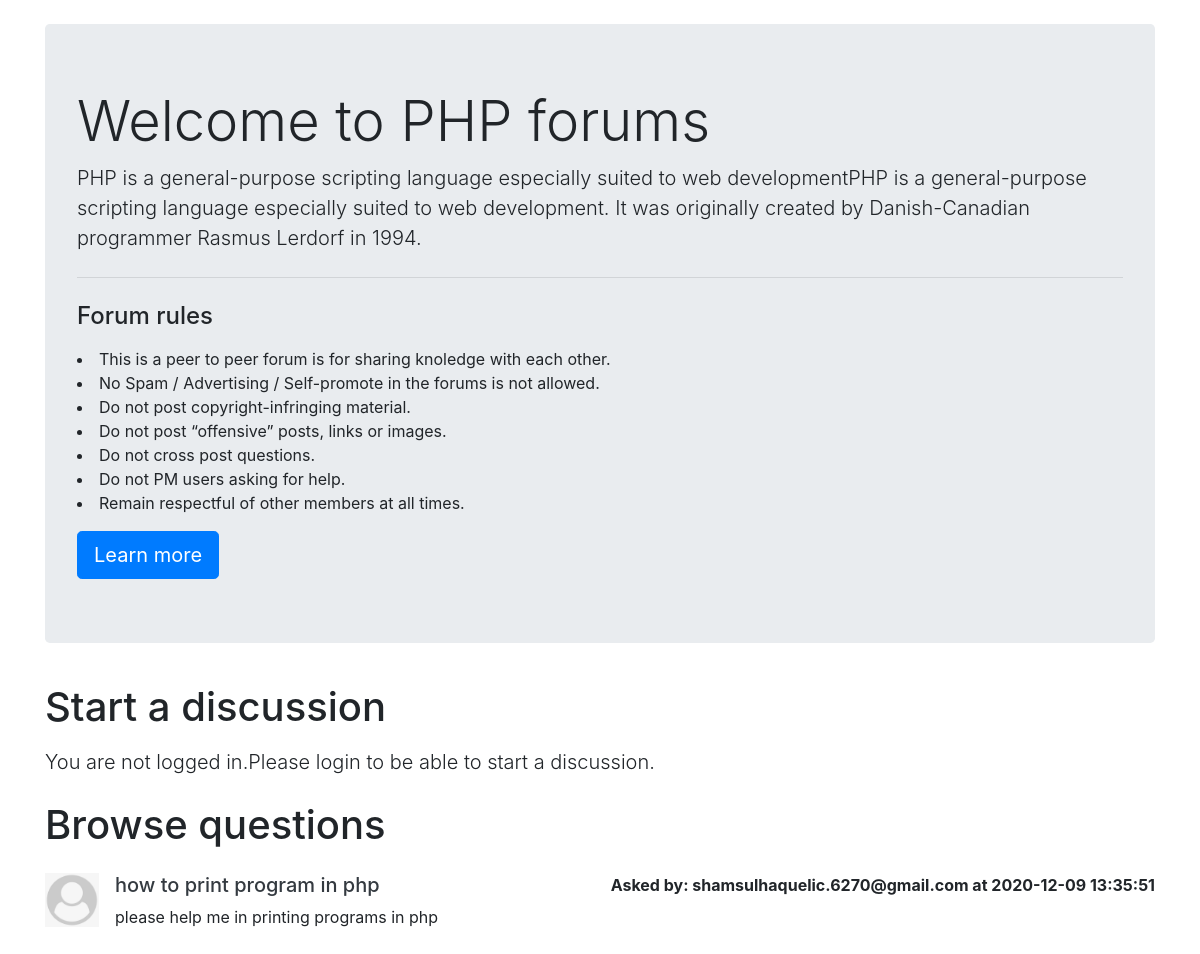
The app's page /threadlist.php?catid=6 with its own data.
### tables this page shows
CREATE TABLE `categories` (
  `category_id` int(8) NOT NULL,
  `category_name` text NOT NULL,
  `category_description` varchar(255) NOT NULL,
  `created` datetime NOT NULL DEFAULT current_timestamp()
);

CREATE TABLE `threads` (
  `thread_id` int(8) NOT NULL,
  `thread_title` varchar(255) NOT NULL,
  `thread_desc` text NOT NULL,
  `thread_cat_id` text NOT NULL,
  `thread_user_id` int(8) NOT NULL,
  `timestamp` datetime NOT NULL DEFAULT current_timestamp()
);

CREATE TABLE `users` (
  `sno` int(8) NOT NULL,
  `user_email` varchar(30) NOT NULL,
  `user_pass` varchar(256) NOT NULL,
  `timestamp` datetime NOT NULL DEFAULT current_timestamp()
);

### threadlist.php (the view, shortened to what this page needs)
<!doctype html>
<html lang="en">
<head>
    <link rel="stylesheet" href="https://stackpath.bootstrapcdn.com/bootstrap/4.5.0/css/bootstrap.min.css"
>
</head>
<body>
    <?php
    $id=$_GET['catid'];
    $sql= "SELECT * FROM `categories` WHERE category_id=$id";
    $result=mysqli_query($conn,$sql);
    while($row=mysqli_fetch_assoc($result)){
            $catname=$row['category_name'];
            $catdesc=$row['category_description'];
        }
    ?>
    <div class="container my-4">
        <div class="jumbotron">
            <h1 class="display-4">Welcome to <?php echo $catname; ?> forums</h1>
            <p class="lead"><?php echo $catdesc; ?></p>
            <hr class="my-4">
            <h4>Forum rules</h4>
            <p>
                <li>This is a peer to peer forum is for sharing knoledge with each other.</li>
                <li>No Spam / Advertising / Self-promote in the forums is not allowed.</li>
                <li>Do not post copyright-infringing material.</li>
                <li>Do not post “offensive” posts, links or images.</li>
                <li>Do not cross post questions.</li>
                <li>Do not PM users asking for help.</li>
                <li>Remain respectful of other members at all times.</li>
            </p>
            <a class="btn btn-primary btn-lg" href="about.php" role="button">Learn more</a>
        </div>
    </div>
    <?php
    if (isset($_SESSION['loggedin']) && $_SESSION['loggedin']==true) {
    echo '<div class="container">
        <h1 class="py-2">Start a discussion</h1>
        <form action="'.$_SERVER["REQUEST_URI"] .'" method="post">
    <div class="form-group">
        <label for="exampleInputEmail1">Problem Title</label>
        <input type="text" class="form-control" id="title" name="title"  aria-describedby="emailHelp">
        <small id="emailHelp" class="form-text text-muted">Keep your title as short and crisp as
            possible</small>
    </div>
    <input type="hidden" name="sno" value="'.$_SESSION["sno"].'">
    <div class="form-group">
        <label for="exampleFormControlTextarea1">Elaborate your concern</label>
        <textarea class="form-control" id="desc" name="desc" rows="3"></textarea>
    </div>
    <button type="submit" class="btn btn-primary my-2">Submit</button>
    </form>
    </div>';
    }
    else {
        echo '<div class="container">
        <h1 class="py-2">Start a discussion</h1>
        <p class="lead">You are not logged in.Please login to be able to start a discussion.</p>
        </div>';
    }
    ?>
    <div class="container mb-5" id="ques">
        <h1 class="py-2">Browse questions</h1>
        <?php
    $id=$_GET['catid'];
    $sql= "SELECT * FROM `threads` WHERE thread_cat_id=$id";
    $result=mysqli_query($conn,$sql);
        while($row=mysqli_fetch_assoc($result)){
            $id=$row['thread_id'];
            $title=$row['thread_title'];
            $desc=$row['thread_desc'];
            $thread_time=$row['timestamp'];
            $thread_user_id=$row['thread_user_id'];
            $sql2="SELECT user_email FROM `users` WHERE sno='$thread_user_id'";
            $result2=mysqli_query($conn,$sql2);
            $row2=mysqli_fetch_assoc($result2);
        echo '<div class="media my-3">
            <img src="img/defaultuser.jpg" width="54px" class="mr-3" alt="...">
            <div class="media-body">'.
                '<h5 class="mt-0"><a class="text-dark" href="thread.php?threadid='.$id.'">'.$title.'</a></h5>
                '.$desc.'</div>'.'<div class="font-weight-bold my-0">Asked by: '.$row2['user_email'].' at '.$thread_time.'</div>'.
        '</div>';
        }
        ?>
    </div>
</body>
</html>

### threadlist.php (style rules this page uses)
#ques { min-height: 433px; }

### records on screen
categories: category_name "PHP", category_description "PHP is a general-purpose scripting language especially suited to web developmentPHP is a general-purpose scripting language especially suited to web development. It was originally created by Danish-Canadian programmer Rasmus Lerdorf in 1994."
threads: thread_title "how to print program in php", thread_desc "please help me in printing programs in php", users.user_email "shamsulhaquelic.6270@gmail.com", timestamp "2020-12-09 13:35:51"
